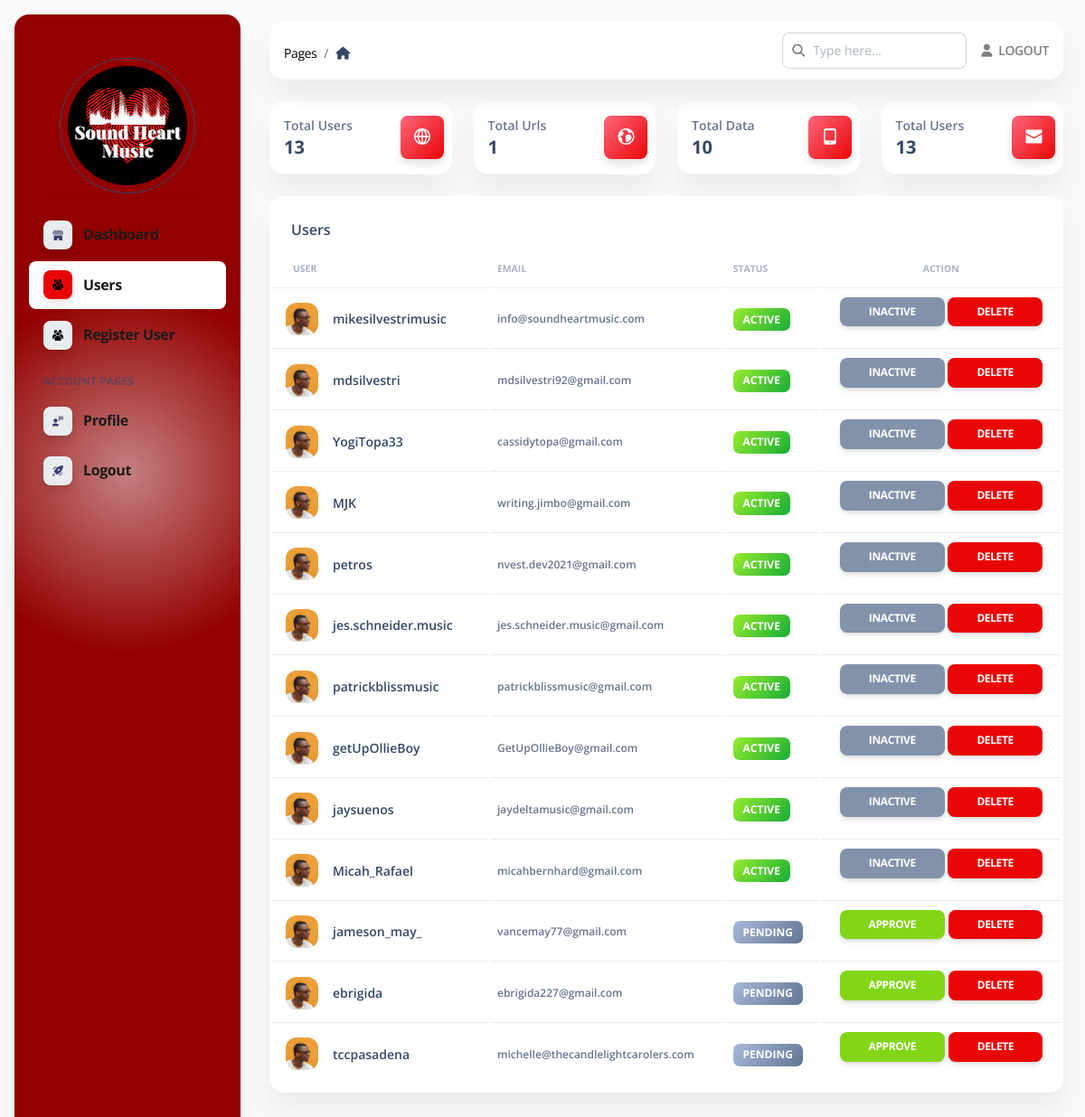
/admin/users (signed in), run on the app's committed database.
### apps/authentication/models.py (models this page shows, shortened)
class Users(db.Model, UserMixin):
    __tablename__ = 'Users'
    id            = db.Column(db.Integer, primary_key=True)
    username      = db.Column(db.String(255), unique=True, nullable=False)
    email         = db.Column(db.String(255), unique=True,  index=True)
    password      = db.Column(db.String(255))
    role          = db.Column(db.String(64), nullable=False)
    oauth_github  = db.Column(db.String(100), nullable=True)
    api_token     = db.Column(db.String(100))
    api_token_ts  = db.Column(db.Integer)
    state         = db.Column(db.String(10))

### apps/home/routes.py (the view)
@blueprint.route('/admin/users', methods=['POST', 'GET'])
@login_required
@role_required('admin')
def admin_users():
    page_data = get_admin_data()
    users = Users.query.filter(Users.role != "admin").all()
    return render_template("home/admin_users.html",
                           segment='users', API_GENERATOR=len(API_GENERATOR),
                           page_data=page_data,
                           users=users
                           )

### apps/__init__.py (called while the page is built)
def configure_database(app):
    @app.before_first_request
    def initialize_database():
        try:
            db.create_all()
        except Exception as e:
            print('> Error: DBMS Exception: ' + str(e) )
            basedir = os.path.abspath(os.path.dirname(__file__))
            app.config['SQLALCHEMY_DATABASE_URI'] = SQLALCHEMY_DATABASE_URI = 'sqlite:///' + os.path.join(basedir, 'db.sqlite3')
            print('> Fallback to SQLite ')
            db.create_all()
    @app.teardown_request
    def shutdown_session(exception=None):
        db.session.remove()

### apps/authentication/models.py (called while the page is built)
@login_manager.user_loader
def user_loader(id):
    return Users.query.filter_by(id=id).first()

### apps/home/routes.py (called while the page is built)
def role_required(role):
    def decorator(fn):
        @wraps(fn)
        def wrapper(*args, **kwargs):
            admin = Users.query.filter_by(email=current_user.email).first()
            if admin:
                if admin.role != role:
                    logout_user()
                    return redirect(url_for('home_blueprint.admin_login'))
                else:
                    return fn(*args, **kwargs)
            else:
                logout_user()
                return redirect(url_for('home_blueprint.admin_login'))
        return wrapper
    return decorator

def get_admin_data():
    user_urls = Yelpurl.query.all()
    users = Users.query.filter(Users.role != "admin").all()
    services = Service.query.all()
    page_data = {
        'total_filters': len(user_urls),
        'total_users': len(users),
        'services': len(services)
    }
    return page_data

### apps/templates/home/admin_users.html (shortened to what this page needs)
{% extends 'layouts/admin.html' %}
{% block content %}
    <div class="container-fluid py-4">
        <div class="row">
            <div class="col-xl-3 col-sm-6 mb-xl-0 mb-4">
                <div class="card">
                    <div class="card-body p-3">
                        <div class="row">
                            <div class="col-8">
                                <div class="numbers">
                                    <p class="text-sm mb-0 text-capitalize font-weight-bold">Total Users</p>
                                    <h5 class="font-weight-bolder mb-0">
                                        {{ page_data['total_users'] }}
                                    </h5>
                                </div>
                            </div>
                            <div class="col-4 text-end">
                                <div class="icon icon-shape bg-gradient-danger shadow text-center border-radius-md">
                                    <i class="ni ni-world-2 text-lg opacity-10" aria-hidden="true"></i>
                                </div>
                            </div>
                        </div>
                    </div>
                </div>
            </div>
            <div class="col-xl-3 col-sm-6 mb-xl-0 mb-4">
                <div class="card">
                    <div class="card-body p-3">
                        <div class="row">
                            <div class="col-8">
                                <div class="numbers">
                                    <p class="text-sm mb-0 text-capitalize font-weight-bold">Total Urls</p>
                                    <h5 class="font-weight-bolder mb-0">
                                        {{ page_data['total_filters'] }}
                                    </h5>
                                </div>
                            </div>
                            <div class="col-4 text-end">
                                <div class="icon icon-shape bg-gradient-danger shadow text-center border-radius-md">
                                    <i class="ni ni-world text-lg opacity-10" aria-hidden="true"></i>
                                </div>
                            </div>
                        </div>
                    </div>
                </div>
            </div>
            <div class="col-xl-3 col-sm-6 mb-xl-0 mb-4">
                <div class="card">
                    <div class="card-body p-3">
                        <div class="row">
                            <div class="col-8">
                                <div class="numbers">
                                    <p class="text-sm mb-0 text-capitalize font-weight-bold">Total Data</p>
                                    <h5 class="font-weight-bolder mb-0">
                                        {{ page_data['services'] }}
                                    </h5>
                                </div>
                            </div>
                            <div class="col-4 text-end">
                                <div class="icon icon-shape bg-gradient-danger shadow text-center border-radius-md">
                                    <i class="ni ni-mobile-button text-lg opacity-10" aria-hidden="true"></i>
                                </div>
                            </div>
                        </div>
                    </div>
                </div>
            </div>
            <div class="col-xl-3 col-sm-6">
                <div class="card">
                    <div class="card-body p-3">
                        <div class="row">
                            <div class="col-8">
                                <div class="numbers">
                                    <p class="text-sm mb-0 text-capitalize font-weight-bold">Total Users</p>
                                    <h5 class="font-weight-bolder mb-0">
                                        {{ page_data['total_users'] }}
                                    </h5>
                                </div>
                            </div>
                            <div class="col-4 text-end">
                                <div class="icon icon-shape bg-gradient-danger shadow text-center border-radius-md">
                                    <i class="ni ni-email-83 text-lg opacity-10" aria-hidden="true"></i>
                                </div>
                            </div>
                        </div>
                    </div>
                </div>
            </div>
        </div>
        <div class="row py-4">
            <div class="col-12">
                <div class="card mb-4">
                    <div class="card-header pb-0">
                        <h6>Users</h6>
                    </div>
                    <div class="card-body px-0 pt-0 pb-2">
                        <div class="table-responsive p-0">
                            {% if users %}
                                <table class="table align-items-center mb-0">
                                    <thead>
                                    <tr>
                                        <th class="text-uppercase text-secondary text-xxs font-weight-bolder opacity-7">
                                            User
                                        </th>
                                        <th class="text-uppercase text-secondary text-xxs font-weight-bolder opacity-7 ps-2">
                                            Email
                                        </th>
                                        <th class="text-uppercase text-secondary text-xxs font-weight-bolder opacity-7 ps-2">
                                            Status
                                        </th>
                                        <th class="text-center text-uppercase text-secondary text-xxs font-weight-bolder opacity-7">
                                            Action
                                        </th>
                                    </tr>
                                    </thead>
                                    <tbody>
                                    {% for user in users %}
                                        <tr>
                                            <td>
                                                <div class="d-flex px-2 py-1">
                                                    <div>
                                                        <img src="{{ config.ASSETS_ROOT }}/img/team-2.jpg"
                                                             class="avatar avatar-sm me-3" alt="user1">
                                                    </div>
                                                    <div class="d-flex flex-column justify-content-center">
                                                        <h6 class="mb-0 text-sm">{{ user.username }}</h6>
                                                    </div>
                                                </div>
                                            </td>
                                            <td>
                                                <p class="text-xs font-weight-bold mb-0">{{ user.email }}</p>
                                            </td>
                                            <td>
                                                {% if user.state == 'pending' %}
                                                    <span class="badge badge-sm bg-gradient-secondary">Pending</span>
                                                {% else %}
                                                    <span class="badge badge-sm bg-gradient-success">Active</span>
                                                {% endif %}
                                            </td>
                                            <td class="align-middle text-center text-sm">
                                                {% if user.state == 'pending' %}
                                                    <a href="/admin/users/approve/{{ user.id }}" class="btn btn-sm btn-success">Approve</a>
                                                {% else %}
                                                    <a href="/admin/users/inactive/{{ user.id }}" class="btn btn-sm btn-secondary">Inactive</a>
                                                {% endif %}
                                                <a href="/admin/users/delete/{{ user.id }}" class="btn btn-sm btn-danger">Delete</a>
                                            </td>
                                        </tr>
                                    {% endfor %}
                                    </tbody>
                                </table>
                            {% endif %}
                        </div>
                    </div>
                </div>
            </div>
        </div>
    </div>
{% endblock content %}

### apps/static/assets/css/nucleo-svg.css (style rules this page uses)
.icon { display: inline-block; color: #111111; height: 1em; width: 1em; }
.icon { fill: currentColor; stroke: none; }

### apps/static/assets/css/dark-theme-core.css (style rules this page uses)
body { transition: background-color 200ms ease-in; }

### data on the page
Users: username "mikesilvestrimusic", email "info@soundheartmusic.com", state "ACTIVE"
Users: username "mdsilvestri", email "mdsilvestri92@gmail.com", state "ACTIVE"
Users: username "YogiTopa33", email "cassidytopa@gmail.com", state "ACTIVE"
Users: username "MJK", email "writing.jimbo@gmail.com", state "ACTIVE"
Users: username "petros", email "nvest.dev2021@gmail.com", state "ACTIVE"
Users: username "jes.schneider.music", email "jes.schneider.music@gmail.com", state "ACTIVE"
Users: username "patrickblissmusic", email "patrickblissmusic@gmail.com", state "ACTIVE"
Users: username "getUpOllieBoy", email "GetUpOllieBoy@gmail.com", state "ACTIVE"
Users: username "jaysuenos", email "jaydeltamusic@gmail.com", state "ACTIVE"
Users: username "Micah_Rafael", email "micahbernhard@gmail.com", state "ACTIVE"
Users: username "jameson_may_", email "vancemay77@gmail.com", state "PENDING"
Users: username "ebrigida", email "ebrigida227@gmail.com", state "PENDING"
Users: username "tccpasadena", email "michelle@thecandlelightcarolers.com", state "PENDING"

### other printed values
{{ page_data['total_users'] }} "13"
{{ page_data['total_filters'] }} "1"
{{ page_data['services'] }} "10"
